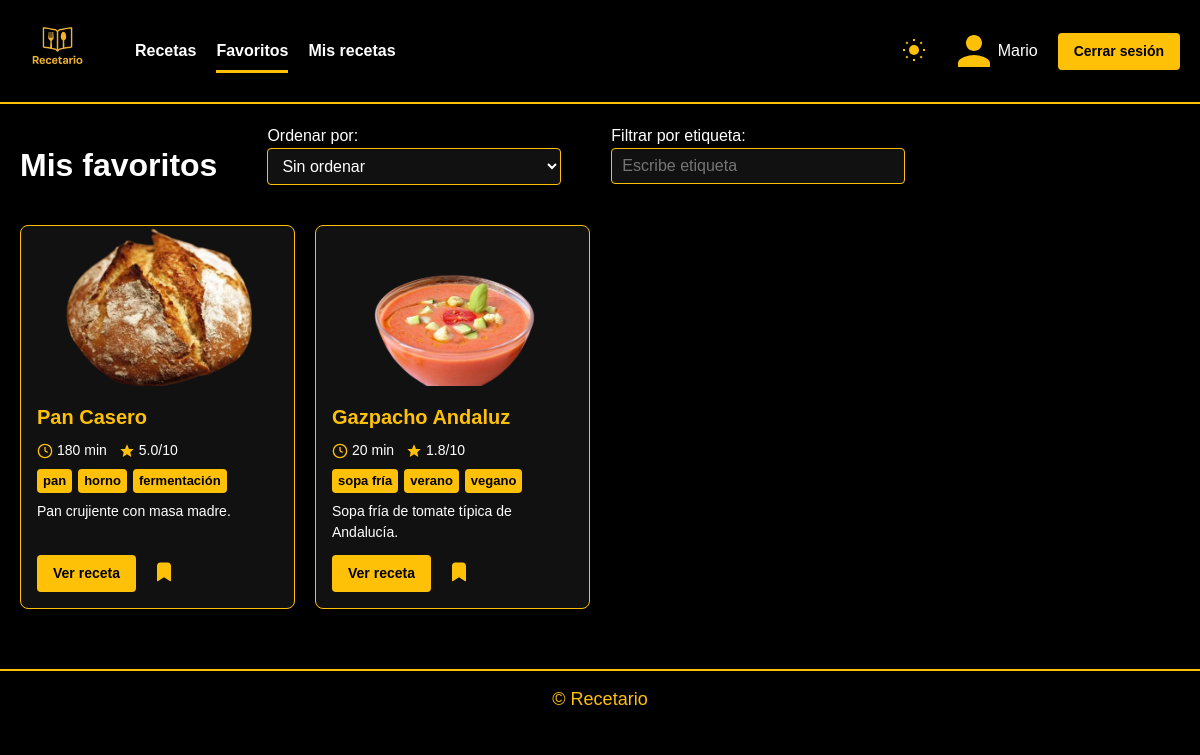
/favoritos (signed in), run on the app's committed database.
### recetario/models.py (models this page shows)
class Usuario(db.Model):
    id = db.Column(db.Integer, primary_key=True)
    username = db.Column(db.String(50), unique=True, nullable=False)
    email    = db.Column(db.String(120), unique=True, nullable=False)
    password = db.Column(db.String(100), nullable=False)
    recetas_guardadas = db.relationship(
        'Receta',
        secondary=usuario_receta,
        backref=db.backref('usuarios', lazy='dynamic'),
        lazy='dynamic'
    )
    mis_recetas = db.relationship(
        'Receta',
        back_populates='creador',
        lazy='dynamic'
    )

class Receta(db.Model):
    id = db.Column(db.Integer, primary_key=True)
    titulo = db.Column(db.String(100), nullable=False)
    descripcion = db.Column(db.Text, nullable=True)
    dificultad = db.Column(db.Float, nullable=False)
    tiempo = db.Column(db.Integer, nullable=False)
    etiquetas = db.Column(db.String(200))
    ingredientes = db.Column(db.Text, nullable=False)
    proceso = db.Column(db.Text, nullable=False)
    imagen_filename = db.Column(db.String(100), nullable=True)
    autor_id = db.Column(db.Integer, db.ForeignKey('usuario.id'), nullable=True)
    creador = db.relationship('Usuario', back_populates='mis_recetas')
    comentarios = db.relationship(
        'Comentario',
        back_populates='receta',
        cascade='all, delete-orphan',
        lazy='dynamic'
    )

### recetario/routes.py (the view)
@main_bp.route('/favoritos')
def favoritos():
    if g.user is None:  # Validación de autenticación
        flash('Por favor inicia sesión.', 'error')
        return redirect(url_for('main.iniciar_sesion'))
    recetas = g.user.recetas_guardadas  # Obtiene las recetas favoritas del usuario
    return render_template('favoritos.html', recetas=recetas)

### recetario/routes.py (called while the page is built)
@main_bp.before_app_request
def load_logged_in_user():
    user_id = session.get('user_id')
    g.user = Usuario.query.get(user_id) if user_id else None

@main_bp.app_context_processor
def inject_user():
    return dict(current_user=g.user)

### recetario/templates/favoritos.html (shortened to what this page needs)
{% extends 'base.html' %}
{% block content %}
<div class="title">
  <h1>Mis favoritos</h1>
  <div class="client-filters">
    <div class="order">
      <label for="sort">Ordenar por:</label>
      <select id="sort" class="form-control">
        <option value="">Sin ordenar</option>
      </select>
    </div>
    <div class="filter">
      <label for="filter-tag">Filtrar por etiqueta:</label>
      <input type="text" id="filter-tag" class="form-control" placeholder="Escribe etiqueta">
    </div>
  </div>
</div>
<div class="cards-grid">
  {% for receta in recetas %}
    {% include 'receta_card.html' %}
  {% endfor %}
</div>
{% endblock %}

### recetario/templates/base.html (shortened to what this page needs)
<!DOCTYPE html>
<html lang="es">
  <head>
    <link
      rel="stylesheet"
      href="https://cdn.jsdelivr.net/npm/@yaireo/tagify/dist/tagify.css"
    />
    <link
      rel="stylesheet"
      href="{{ url_for('static', filename='styles.css') }}"
    />
  </head>
  <body>
    <header>
      <div class="container header-content">
        <div class="left-items">
          <a href="{{ url_for('main.index') }}" class="logo">
            <img
              src="{{ url_for('static', filename='images/Logotipo.png') }}"
              alt="Recetario Logo"
            />
          </a>
          <nav class="nav-menu">
            <a
              href="{{ url_for('main.index') }}"
              class="nav-link {% if request.endpoint=='main.index' %}active{% endif %}"
              >Recetas</a
            >
            <a
              href="{{ url_for('main.favoritos') }}"
              class="nav-link {% if request.endpoint=='main.favoritos' %}active{% endif %}"
              >Favoritos</a
            >
            <a
              href="{{ url_for('main.mis_recetas') }}"
              class="nav-link {% if request.endpoint=='main.mis_recetas' %}active{% endif %}"
              >Mis recetas</a
            >
          </nav>
        </div>
        <div class="right-items">
          <button
            id="theme-toggle"
            class="theme-toggle"
            aria-label="Cambiar tema"
          >
          </button>
          {% if current_user %}
          <span class="user-greeting">
            <svg
              xmlns="http://www.w3.org/2000/svg"
              width="48"
              height="48"
              id="avatar"
            >
              <path
                d="M24 8c-4.42 0-8 3.58-8 8 0 4.41 3.58 8 8 8s8-3.59 8-8c0-4.42-3.58-8-8-8zm0 20c-5.33 0-16 2.67-16 8v4h32v-4c0-5.33-10.67-8-16-8z"
              ></path>
              <path fill="none" d="M0 0h48v48H0z"></path>
            </svg>
            {{ current_user.username }}
          </span>
          <a href="{{ url_for('main.cerrar_sesion') }}" class="btn"
            >Cerrar sesión</a
          >
          {% else %}
          <a href="{{ url_for('main.iniciar_sesion') }}" class="btn"
            >Iniciar sesión</a
          >
          {% endif %}
        </div>
      </div>
    </header>
    <div class="container">{% block content %}{% endblock %}</div>
    <footer>&copy; {{ current_year }} Recetario</footer>
  </body>
</html>

### recetario/templates/receta_card.html
<div
  class="card"
  data-title="{{ receta.titulo | lower }}"
  data-dificultad="{{ receta.dificultad }}"
  data-tiempo="{{ receta.tiempo }}"
  data-etiquetas="{{ receta.etiquetas or '' }}"
>
  {% if receta.imagen_filename %}
  <img
    src="{{ url_for('static', filename='images/' ~ receta.imagen_filename) }}"
    alt="Imagen de {{ receta.titulo }}"
    class="card-img"
  />
  {% endif %}
  <div class="card-body">
    <h2 class="card-title">{{ receta.titulo }}</h2>
    <div class="card-meta">
      <span class="meta-item">
        <svg viewBox="0 0 24 24">
          <circle cx="12" cy="12" r="10" stroke="var(--accent)" fill="none" stroke-width="2"/>
          <line x1="12" y1="6" x2="12" y2="12" stroke="var(--accent)" stroke-width="2"/>
          <line x1="12" y1="12" x2="16" y2="14" stroke="var(--accent)" stroke-width="2"/>
        </svg>
        {{ receta.tiempo }} min
      </span>
      <span class="meta-item">
        <svg viewBox="0 0 24 24">
          <polygon
            points="12,2 15,9 22,9 17,14 18.5,21 12,17 5.5,21 7,14 2,9 9,9"
            fill="var(--accent)"
          />
        </svg>
        {{ receta.dificultad }}/10
      </span>
    </div>
    {% if receta.etiquetas %}
    <div class="card-tags">
      {% for tag in receta.etiquetas.split(',') %}
      <span class="tag">{{ tag.strip() }}</span>
      {% endfor %}
    </div>
    {% endif %}
    <p class="card-text">{{ receta.descripcion }}</p>
    <div class="card-actions">
      <a
        href="{{ url_for('main.detalle_receta', receta_id=receta.id) }}"
        class="btn"
      >
        Ver receta
      </a>
      <button
        type="button"
        class="btn-fav{% if receta in current_user.recetas_guardadas %} favorited{% endif %}"
        data-url="{{ url_for('main.toggle_favorito', receta_id=receta.id) }}"
        aria-label="{% if receta in current_user.recetas_guardadas %}Eliminar de favoritos{% else %}Guardar en favoritos{% endif %}"
      >
        <svg viewBox="0 0 48 48" class="icon-fav">
          <path
            {% if receta in current_user.recetas_guardadas %}
              fill="var(--accent)" stroke="none"
            {% else %}
              fill="none" stroke="var(--accent)" stroke-width="3"
            {% endif %}
              d="M16.5,5 C12.93,5 10,7.93 10,11.5 L10,41.5 C10,42.33 11.08,42.78 11.71,42.27 L24,34.35
               L36.29,42.27 C36.92,42.78 38,42.33 38,41.5 L38,11.5 C38,7.93 35.07,5 31.5,5
               L16.5,5 Z"
          />
        </svg>
      </button>
    </div>
  </div>
</div>

### recetario/static/styles.css (style rules this page uses)
:root { --bg: #000; --text: #fff; --card-bg: #111; --input-bg: #111; --border: #ffc107; --accent: #ffc107; --btn-text: #000; --alert-bg: #222; --alert-text: #ffc107; }
* { box-sizing: border-box; margin: 0; padding: 0; }
body { font-family: Arial, sans-serif; background-color: var(--bg); color: var(--text); line-height: 1.5; }
.container { max-width: 1300px; margin: 0 auto; padding: 20px; }
header { position: relative; background-color: var(--bg); border-bottom: 2px solid var(--border); }
header .header-content { display: flex; align-items: center; justify-content: space-between; padding: 10px 20px; }
.left-items { display: flex; align-items: center; gap: 40px; }
.logo img { height: 75px; }
.nav-menu { display: flex; gap: 20px; }
.nav-link { color: var(--text); text-decoration: none; padding: 8px 0; position: relative; font-weight: bold; }
.nav-link.active::after { content: ""; position: absolute; bottom: -2px; left: 0; right: 0; height: 3px; background-color: var(--accent); }
.right-items { display: flex; align-items: center; gap: 20px; }
.user-greeting { display: flex; align-items: center; fill: var(--accent); }
.theme-toggle { background: none; border: none; padding: 4px; cursor: pointer; color: var(--accent); }
.theme-toggle .icon-sun, .theme-toggle .icon-moon { width: 24px; height: 24px; }
.btn { display: inline-block; background-color: var(--accent); color: var(--btn-text); border: none; padding: 8px 16px; border-radius: 4px; font-weight: bold; text-decoration: none; text-align: center; cursor: pointer; transition: background-color 0.2s; font-size: 14px; }
.cards-grid { display: grid; gap: 20px; grid-template-columns: repeat(auto-fill, minmax(250px, 1fr)); }
.card { background: var(--card-bg); border: 1px solid var(--border); border-radius: 8px; overflow: hidden; display: flex; flex-direction: column; transition: transform 0.2s, box-shadow 0.2s; }
.card-img { width: 100%; height: 160px; object-fit: cover; }
.card-body { padding: 16px; display: flex; flex-direction: column; flex: 1; }
.card-title { margin: 0 0 8px; color: var(--accent); font-size: 20px; }
.card-meta { display: flex; gap: 12px; font-size: 14px; margin-bottom: 8px; }
.meta-item { display: flex; align-items: center; gap: 4px; }
.meta-item svg { width: 16px; height: 16px; flex-shrink: 0; }
.card-tags { display: flex; flex-wrap: wrap; gap: 6px; margin-bottom: 8px; }
.tag { background: var(--border); color: var(--btn-text); font-weight: bold; font-size: 13px; padding: 2px 6px; border-radius: 4px; }
.card-text { flex: 1; font-size: 14px; margin-bottom: 12px; overflow: hidden; text-overflow: ellipsis; }
.card-actions { display: flex; align-items: center; gap: 12px; }
.btn-fav { background: none; border: none; padding: 4px; cursor: pointer; }
.btn-fav .icon-fav { width: 24px; height: 24px; transition: fill 0.2s, stroke 0.2s; }
input[type="text"], input[type="number"], input[type="file"], textarea { width: 100%; background-color: var(--input-bg); border: 1px solid var(--border); border-radius: 4px; color: var(--text); padding: 8px 10px; font-size: 16px; }
.form-control { width: 100%; background-color: var(--input-bg); border: 1px solid var(--border); border-radius: 4px; color: var(--text); padding: 8px 10px; font-size: 16px; font-family: inherit; }
.title { display: flex; gap: 50px; margin-bottom: 20px; align-items: center; }
.order { flex: 1; min-width: 150px; }
.filter { flex: 1; min-width: 150px; }
.client-filters { display: flex; gap: 50px; margin-bottom: 20px; flex-wrap: wrap; }
footer { text-align: center; padding: 15px 0; background-color: var(--bg); color: var(--alert-text); font-size: 18px; border-top: 2px solid var(--border); margin-top: 40px; }

### data on the page
Usuario: username "Mario"
Receta: imagen_filename (picture), titulo "Pan Casero", tiempo "180", dificultad "5.0", strip "pan" "horno" "fermentación", descripcion "Pan crujiente con masa madre."
Receta: imagen_filename (picture), titulo "Gazpacho Andaluz", tiempo "20", dificultad "1.8", strip "sopa fría" "verano" "vegano", descripcion "Sopa fría de tomate típica de Andalucía."
